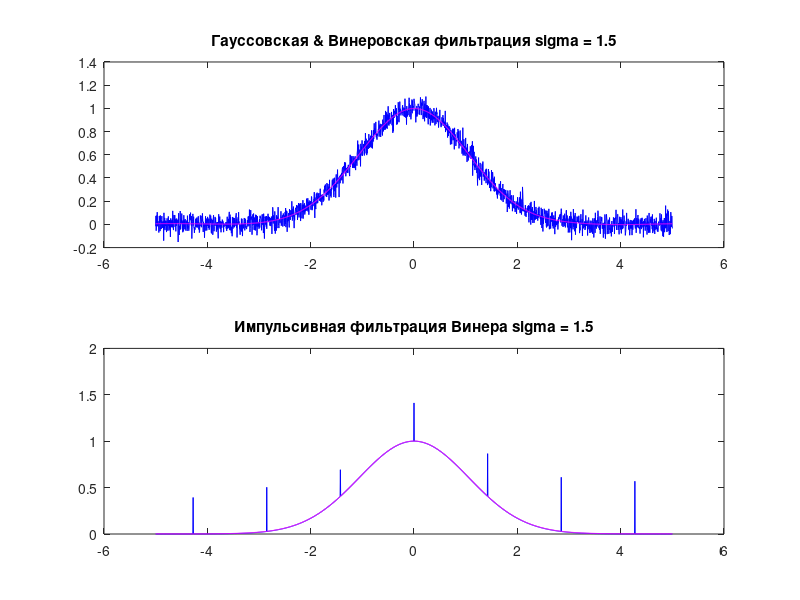

The MATLAB script that drew this image:
function lab_6()
A = 1.0;
sigma = 1.5;
mult = 5;
step = 0.005;
NA = 0;
NB = 0.05;
count = 7;
M = 0.4;
t = -mult:step:mult;

% Гаусс
x0 = A * exp(-(t/sigma).^2);

% Генерация помех. Создайте новый вектор 
% случайных чисел размером 1 на 
% length(x0). числа от 0 до 0.05
n1 = normrnd(NA,NB,[1 length(x0)]);
x1 = x0+n1;

% Импульсивная генерация шума
n2 = impnoise(length(x0),count,M);
x2 = x0+n2;
y1 = wiener(fft(x1),fft(n1));
y2 = wiener(fft(x2),fft(n2));

figure(1)
subplot(2,1,1)
plot(t,x1,'b',t,ifft(fft(x1).*y1),'m');
title('Гауссовская & Винеровская фильтрация sigma = 1.5');
subplot(2,1,2)
plot(t,x2,'b',t,ifft(fft(x2).*y2),'m');
title('Импульсивная фильтрация Винера sigma = 1.5');
end

% Импульсивная генерация шума
function y = impnoise(size,N,mult)
    step = floor(size/N);
    y = zeros(1,size);
    for i = 0:floor(N/2)
        y(round(size/2)+i*step) = mult*(0.5+rand);
        y(round(size/2)-i*step) = mult*(0.5+rand);
    end
end

% фильтр Винера
function y = wiener(x,n)
    y = 1 - (n./x).^2;
end